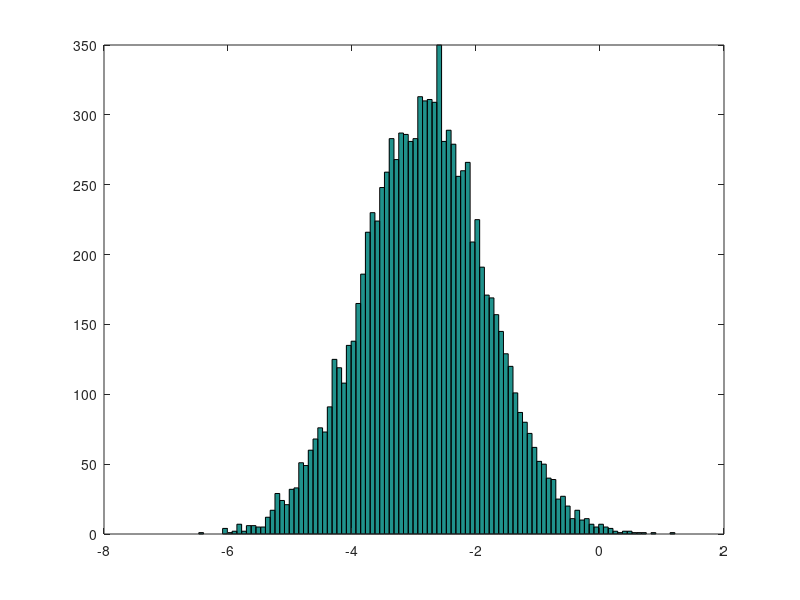

Source code (MATLAB):
disp(sprintf('%0.123f',pi))

A = [1 2; 3 4; 5 6]

A = [1 2;
3 4;
5 6]

V = [ 1 2 3]
V = [ 1; 2; 3]

V = 1:0.1:2

V = 1:6

C = ones(2,3)
C = 2 * ones(2,3)

r = rand(1,3)

w = -6 + sqrt(10) + (randn(1,10000));
hist(w)
hist(w,100)

I = eye(4)

help eye